Frame 1 (no input): blank canvas, image omitted
Frame 60 (the mouse pressed at the canvas centre just before this capture): blank canvas, image omitted
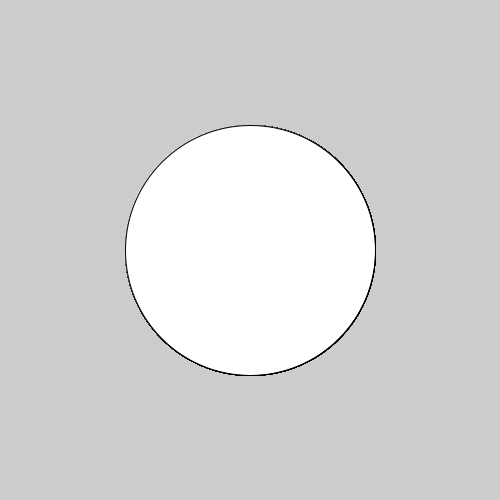
Frame 120 (the mouse held since frame 60 and released just before this capture)

The Processing sketch whose frames 1 and 60 were blank and that drew this single picture after the mouse press (run headless with seeded random() and noise(); from frame 60 on, the mouse is pressed at the canvas centre):

// Processing sketch: exercise_3
// ── exercise_3.pde
//Exercise 3
void setup() 
{
  size(500, 500);
}

void draw() 
{
  ellipse(250,250, mouseX, mouseY);
  
}
